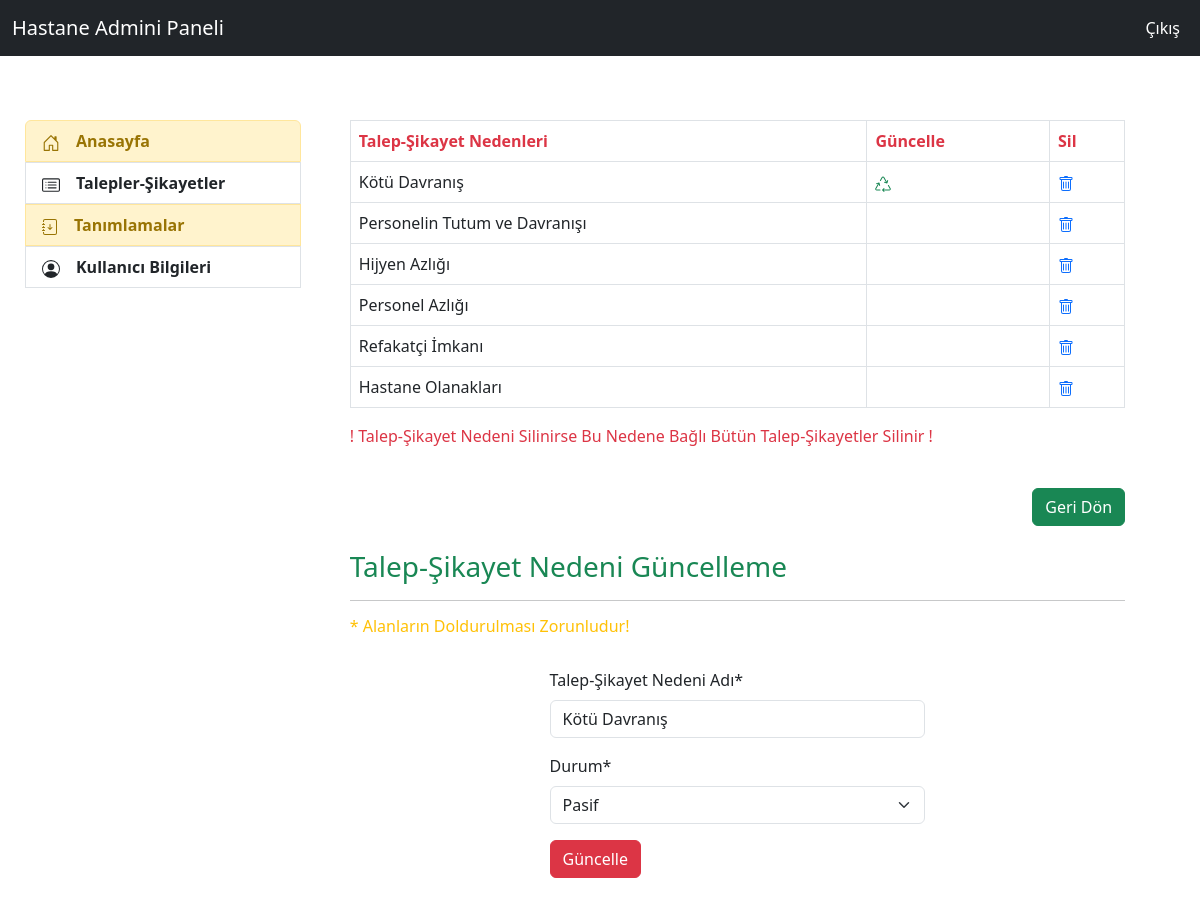
Page /feedbacks/feedback_reason_update/1 (signed in) on the committed database.
### feedback/models.py (models this page shows)
class FeedbackReason(models.Model):
    idcompany= models.ForeignKey(Company,on_delete=models.CASCADE,verbose_name="f_reason_company")
    name = models.CharField(max_length=35,verbose_name="Talep-Şikayet Nedeni Adı")
    status = models.CharField(max_length=6,verbose_name="Durum",choices=status_choices)
    def __str__(self):
        return self.name

### feedback/views.py (the view, shortened to what this page needs)
# urls.py: path('feedback_reason_update/<int:id>',views.feedback_reason_update,name="feedback_reason_update"),
@login_required(login_url="user:login")
def feedback_reason_update(request,id):
    k_user = request.user
    d_user = UserAddProfile.objects.filter(user=k_user).first()
    company_id = d_user.user_company
    reason_all = FeedbackReason.objects.filter(idcompany=company_id)
    reason = FeedbackReason.objects.get(id=id)
    form_reason = FeedbackReasonForm(request.POST or None,instance=reason)
    context={
        "reason_all":reason_all,
        "form_reason":form_reason,
        "id":id,
    }
    return render(request,"admin/feedback_reason_update.html",context)

### feedback/forms.py
class FeedbackReasonForm(ModelForm):
    class Meta:
        model = FeedbackReason
        fields= ["name","status"]

### templates/admin/feedback_reason_update.html (shortened to what this page needs)
{% extends "admin/layout.html" %}
{% block content %}
{% load crispy_forms_tags %}
{% if reason_all %}
            <table class="table table-bordered">
            <thead>
                <tr>
                    <th scope="col" class="text-danger">Talep-Şikayet Nedenleri</th>
                    <th scope="col" class="text-danger">Güncelle</th>
                    <th scope="col" class="text-danger">Sil</th>
                </tr>
            </thead>
            <tbody>
                {% for reason in reason_all %}
                        <tr>
                            <td>{{reason}}</td>
                            {% if reason.id == id %}
                                <td><a class="text-success" href="{% url 'feedback:feedback_reason_update' reason.id %}">
                                </a></td>
                            {% else %}
                                <td></td>
                            {% endif %}
                            <td><a href="{% url 'feedback:feedback_reason_delete' reason.id %}">
                            </a></td>
                        </tr>
                {% endfor %}
            </tbody>
            </table>
            <p class="text-danger">! Talep-Şikayet Nedeni Silinirse Bu Nedene Bağlı Bütün Talep-Şikayetler Silinir !</p>
            <br>
            <div class="d-flex justify-content-end ">
                <a class="btn btn-success" href="{% url 'feedback:feedback_reason' %}">Geri Dön</a>
            </div><br>
            <h3 class="text-success">Talep-Şikayet Nedeni Güncelleme</h3>
            <hr>
            <h6 class="text-warning" >* Alanların Doldurulması Zorunludur!</h6><br>
                <div class="row">
                    <div class = "col-md-6 offset-md-3">
                        <form method="POST" >
                            {{form_reason|crispy}}
                            <button type="submit" class="btn btn-danger">Güncelle</button>
                        </form>
                    </div>
                </div>
{% endif %}
{% endblock content %}

### rows in the picture
FeedbackReason: name "Kötü Davranış", status "Pasif"
FeedbackReason: name "Personelin Tutum ve Davranışı"
FeedbackReason: name "Hijyen Azlığı"
FeedbackReason: name "Personel Azlığı"
FeedbackReason: name "Refakatçi İmkanı"
FeedbackReason: name "Hastane Olanakları"
